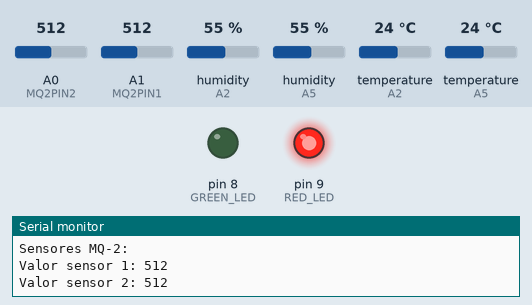
This sketch was run on a simulated Arduino Uno, built with avr-gcc and run on an emulated ATmega328P. Shown: output pins drawn as LEDs (lit = HIGH), the last lines printed to the serial monitor. The test bench sets the inputs (shaded band); at power-on: A0 (MQ2PIN2) = 512, A1 (MQ2PIN1) = 512, humidity (sensors on A2, A5) 55 %, temperature (sensors on A2, A5) 24 °C.

Above: at 4.9 s.
5.0 s: A0 (MQ2PIN2) set to 364
8.1 s: A0 (MQ2PIN2) set to 332
At 9.2 s:
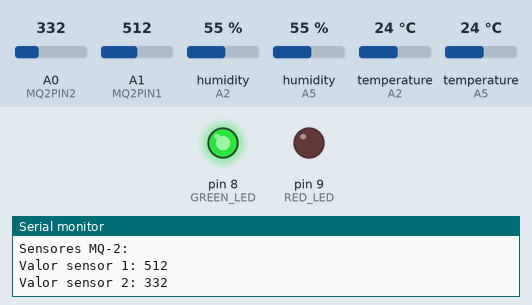
11.2 s: A0 (MQ2PIN2) set to 360
At 13.8 s:
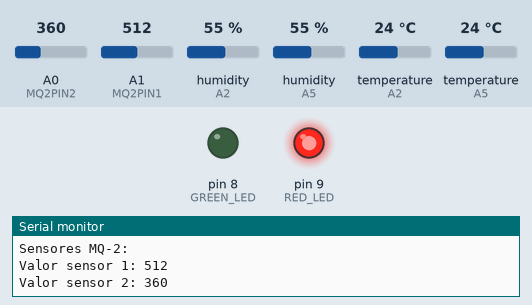
14.3 s: A0 (MQ2PIN2) set to 340
At 15.6 s:
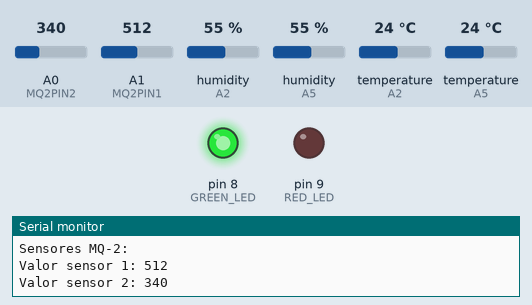
Timing chart, 0 to 17.3 s (numbered marks = the images above; inputs shaded):
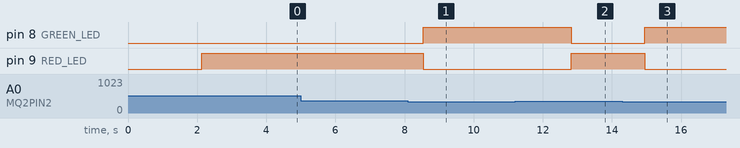

The sketch:

SketchAlarmaDeIncendios.ino
```cpp
#include <DHT.h>

#define DHTPIN1 A5       // Pin al que está conectado el primer sensor DHT11
#define DHTPIN2 A2       // Pin al que está conectado el segundo sensor DHT22
#define DHTTYPE1 DHT11   // Tipo de sensor DHT para el primer sensor
#define DHTTYPE2 DHT22   // Tipo de sensor DHT para el segundo sensor

#define MQ2PIN1 A1       // Pin al que está conectado el primer sensor MQ-2
#define MQ2PIN2 A0       // Pin al que está conectado el segundo sensor MQ-2

#define GREEN_LED 8      // Pin al que está conectado el LED verde
#define RED_LED 9        // Pin al que está conectado el LED rojo

DHT dht1(DHTPIN1, DHTTYPE1);
DHT dht2(DHTPIN2, DHTTYPE2);

void setup() {
  Serial.begin(9600);
  dht1.begin();
  dht2.begin();
  pinMode(GREEN_LED, OUTPUT);
  pinMode(RED_LED, OUTPUT);
}

void loop() {
  delay(2000); // Espera un momento para que el sensor se estabilice

  float temperature1 = dht1.readTemperature(); // Lee la temperatura del primer sensor en grados Celsius
  float humidity1 = dht1.readHumidity();       // Lee la humedad relativa del primer sensor

  float temperature2 = dht2.readTemperature(); // Lee la temperatura del segundo sensor en grados Celsius
  float humidity2 = dht2.readHumidity();       // Lee la humedad relativa del segundo sensor

  int mq2Value1 = analogRead(MQ2PIN1);         // Lee el valor analógico del primer sensor MQ-2
  int mq2Value2 = analogRead(MQ2PIN2);         // Lee el valor analógico del segundo sensor MQ-2

  Serial.println("Sensor DHT11:");
  Serial.print("Temperatura: ");
  Serial.print(temperature1);
  Serial.print(" °C\t");

  Serial.print("Humedad: ");
  Serial.print(humidity1);
  Serial.print(" %\n");

  Serial.println("Sensor DHT22:");
  Serial.print("Temperatura: ");
  Serial.print(temperature2);
  Serial.print(" °C\t");

  Serial.print("Humedad: ");
  Serial.print(humidity2);
  Serial.print(" %\n");

  Serial.println("Sensores MQ-2:");
  Serial.print("Valor sensor 1: ");
  Serial.println(mq2Value1);
  Serial.print("Valor sensor 2: ");
  Serial.println(mq2Value2);

  bool mq2_1_alto = mq2Value1 >= 350;
  bool mq2_2_alto = mq2Value2 >= 350;
  bool dht11_alto = temperature1 >= 45;
  bool dht22_alto = temperature2 >= 60;

  if ((mq2_1_alto && mq2_2_alto && dht11_alto && dht22_alto) ||
      (mq2_1_alto && mq2_2_alto && dht11_alto && !dht22_alto) ||
      (mq2_1_alto && mq2_2_alto && !dht11_alto && !dht22_alto) ||
      (mq2_1_alto && !mq2_2_alto && dht11_alto && dht22_alto) ||
      (mq2_1_alto && !mq2_2_alto && dht11_alto && !dht22_alto) ||
      (!mq2_1_alto && mq2_2_alto && dht11_alto && dht22_alto) ||
      (!mq2_1_alto && mq2_2_alto && dht11_alto && !dht22_alto) ||
      (!mq2_1_alto && !mq2_2_alto && dht11_alto && dht22_alto)) {
    digitalWrite(RED_LED, HIGH);  // Enciende el LED rojo
    digitalWrite(GREEN_LED, LOW); // Apaga el LED verde
  } else {
    digitalWrite(GREEN_LED, HIGH); // Enciende el LED verde
    digitalWrite(RED_LED, LOW);    // Apaga el LED rojo
  }
}
```

Measured:
- the behaviour switches between 350 and 349 on A0 (MQ2PIN2) (found by bisection; images 0 and 1)
- after the input at 8.1 s, pin 8 (GREEN_LED): LOW → HIGH after 0.44 s; pin 9 (RED_LED): HIGH → LOW after 0.44 s
- after the input at 11.2 s, pin 8 (GREEN_LED): HIGH → LOW after 1.6 s; pin 9 (RED_LED): LOW → HIGH after 1.6 s
- after the input at 14.3 s, pin 8 (GREEN_LED): LOW → HIGH after 0.65 s; pin 9 (RED_LED): HIGH → LOW after 0.65 s
